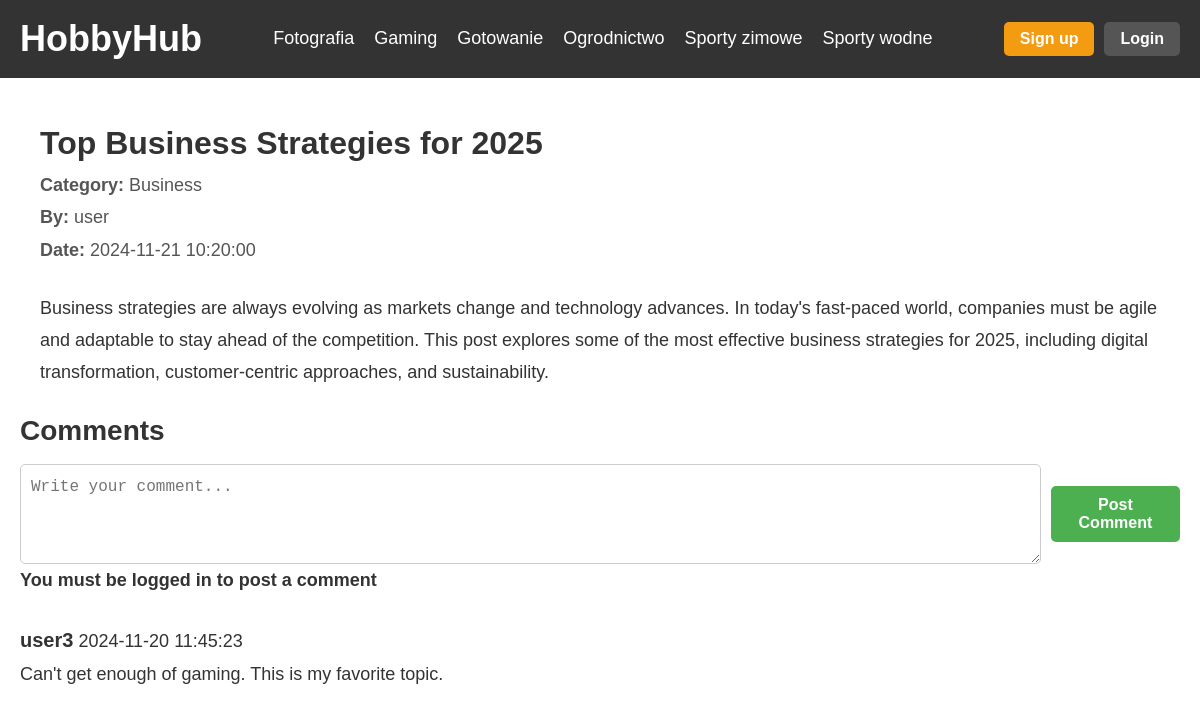
Screenshot of /post.php?id=8 with the database file from the repository.
### tables this page shows
CREATE TABLE `posts` (
  `post_id` int(10) UNSIGNED NOT NULL,
  `user_id` int(10) UNSIGNED NOT NULL,
  `category_id` int(10) UNSIGNED DEFAULT NULL,
  `content` text NOT NULL,
  `created_at` timestamp NOT NULL DEFAULT CURRENT_TIMESTAMP,
  `title` varchar(255) NOT NULL,
  `is_question` tinyint(1) DEFAULT '0',
  `image` longblob
);

CREATE TABLE `categories` (
  `category_id` int(10) UNSIGNED NOT NULL,
  `name` varchar(50) NOT NULL,
  `description` text
);

CREATE TABLE `users` (
  `user_id` int(10) UNSIGNED NOT NULL,
  `username` varchar(50) NOT NULL,
  `full_name` varchar(100) NOT NULL,
  `email` varchar(100) NOT NULL,
  `password_hash` varchar(255) NOT NULL,
  `created_at` timestamp NOT NULL DEFAULT CURRENT_TIMESTAMP,
  `bio` text,
  `profile_picture` longblob
);

CREATE TABLE `comments` (
  `comment_id` int(10) UNSIGNED NOT NULL,
  `post_id` int(10) UNSIGNED NOT NULL,
  `user_id` int(10) UNSIGNED NOT NULL,
  `content` text NOT NULL,
  `created_at` timestamp NOT NULL DEFAULT CURRENT_TIMESTAMP
);

### post.php (the view, shortened to what this page needs)
<?php
include 'db_connection.php';
$isLoggedIn = isset($_SESSION['user_id']);
$post_id = isset($_GET['id']) ? (int) $_GET['id'] : 0;
if ($post_id > 0) {
    $sql = "SELECT p.post_id, p.title, p.created_at, p.content, p.image, u.username, c.name AS category_name, p.is_question
            FROM posts p
            LEFT JOIN users u ON p.user_id = u.user_id
            LEFT JOIN categories c ON p.category_id = c.category_id
            WHERE p.post_id = $post_id";
    $result = $conn->query($sql);
    if ($result->num_rows > 0) {
        $row = $result->fetch_assoc();
    } else {
        echo "<p>Post not found.</p>";
        exit;
    }
    $comments_sql = "SELECT c.content, c.created_at, u.username
                     FROM comments c
                     LEFT JOIN users u ON c.user_id = u.user_id
                     WHERE c.post_id = $post_id
                     ORDER BY c.created_at DESC";
    $comments_result = $conn->query($comments_sql);
} else {
    echo "<p>Invalid post ID.</p>";
    exit;
}
?>
<!DOCTYPE html>
<html lang="en">
<head>
    <link rel="stylesheet" href="glowna.css">
    <link rel="stylesheet" href="post.css">
</head>
<body>
  <header>
    <nav class="navbar">
      <div class="logo">
        <h1><a href="index.php">HobbyHub</a></h1>
      </div>
      <ul class="nav-links">
        <li><a href="#">Fotografia</a></li>
        <li><a href="#">Gaming</a></li>
        <li><a href="#">Gotowanie</a></li>
        <li><a href="#">Ogrodnictwo</a></li>
        <li><a href="#">Sporty zimowe</a></li>
        <li><a href="#">Sporty wodne</a></li>
      </ul>
      <div class="auth-buttons">
        <?php if ($isLoggedIn): ?>
          <span class="welcome-message"><?php echo htmlspecialchars($_SESSION['username']); ?></span>
            <form method="POST" style="display: inline;">
                <button type="submit" name="logout" class="btn logout-btn">Log out</button>
            </form>
        <?php else: ?>
            <button class="btn register-btn" onclick="window.location.href='register.php'">Sign up</button>
            <button class="btn login-btn" onclick="window.location.href='login.php'">Login</button>
        <?php endif; ?>
      </div>
    </nav>
  </header>
  <main class="container">
    <div class="post-details">
      <div class="post-header">
        <div class="post-info">
          <h1><?php echo htmlspecialchars($row['title'], ENT_QUOTES, 'UTF-8'); ?></h1>
          <p><strong>Category:</strong> <?php echo htmlspecialchars($row['category_name'], ENT_QUOTES, 'UTF-8'); ?></p>
          <p><strong>By:</strong> <?php echo htmlspecialchars($row['username'], ENT_QUOTES, 'UTF-8'); ?></p>
          <p><strong>Date:</strong> <?php echo htmlspecialchars($row['created_at'], ENT_QUOTES, 'UTF-8'); ?></p>
        </div>
      </div>
      <br>
      <p><?php echo nl2br(htmlspecialchars($row['content'], ENT_QUOTES, 'UTF-8')); ?></p>
    </div>
<div class="comments-section">
  <h2>Comments</h2>
    <form method="POST" class="comment-form">
      <textarea name="comment_content" placeholder="Write your comment..." required class="comment-input"></textarea>
      <button type="submit" name="submit_comment" class="btn comment-btn">Post Comment</button>
    </form>
  <?php if (!$isLoggedIn): ?>
    <p class="login-prompt"><strong>You must be logged in to post a comment</strong></p>
  <?php endif; ?>
  <br>
  <?php if ($comments_result->num_rows > 0): ?>
    <?php while ($comment = $comments_result->fetch_assoc()): ?>
      <div class="comment">
        <p><strong><?php echo htmlspecialchars($comment['username'], ENT_QUOTES, 'UTF-8'); ?></strong> <?php echo htmlspecialchars($comment['created_at'], ENT_QUOTES, 'UTF-8'); ?></p>
        <p><?php echo nl2br(htmlspecialchars($comment['content'], ENT_QUOTES, 'UTF-8')); ?></p>
      </div>
      <br>
    <?php endwhile; ?>
  <?php else: ?>
    <p>No comments yet. Be the first to comment!</p>
  <?php endif; ?>
</div>
  </main>
</body>
</html>

### glowna.css (style rules this page uses)
* { margin: 0; padding: 0; box-sizing: border-box; }
body { font-family: Arial, sans-serif; line-height: 1.6; color: #333; }
header { width: 100%; background-color: #333; color: #fff; }
.navbar { display: flex; justify-content: space-between; align-items: center; padding: 10px 20px; }
.nav-links { list-style: none; display: flex; gap: 20px; }
.nav-links li { position: relative; }
.nav-links a { text-decoration: none; color: #fff; font-size: 18px; transition: color 0.3s ease; }
.nav-links li::after { content: ""; position: absolute; bottom: -5px; left: 0; width: 0; height: 3px; background-color: #f39c12; transition: width 0.3s ease; }
.container { max-width: 1200px; margin: 0 auto; padding: 20px; }
.container h2 { font-size: 28px; margin-bottom: 10px; color: #333; }
.container p { font-size: 18px; line-height: 1.8; }
.auth-buttons { display: flex; gap: 10px; }
.btn { padding: 8px 16px; font-size: 16px; font-weight: bold; border: none; border-radius: 5px; cursor: pointer; transition: background-color 0.3s ease, transform 0.2s ease; }
.register-btn { background-color: #f39c12; color: #fff; }
.login-btn { background-color: #555; color: #fff; }
.logo a { color: white; text-decoration: none; font-size: 36px; font-weight: bold; font-family: "Arial", sans-serif; transition: color 0.3s ease, transform 0.3s ease; }

### post.css (style rules this page uses)
.post-details { margin: 0 auto; padding: 20px; }
.post-header { display: flex; align-items: flex-start; gap: 20px; }
.post-info h1 { font-size: 32px; color: #333; }
.post-info p { font-size: 18px; color: #555; }
.comment p strong { font-size: 20px; font-weight: bold; color: #333; }
.comment-form { display: flex; justify-content: space-between; align-items: center; gap: 10px; }
.comment-form .comment-input { width: 100%; max-width: calc(100% - 120px); padding: 10px; font-size: 16px; box-sizing: border-box; height: 100px; resize: vertical; text-align: left; vertical-align: top; line-height: 1.5; border: 1px solid #ccc; border-radius: 5px; }
.comment-form .comment-btn { padding: 10px 15px; font-size: 16px; background-color: #4CAF50; color: white; border: none; cursor: pointer; }

### rows the page displays
posts: title "Top Business Strategies for 2025", category.name "Business", user.username "user", created_at "2024-11-21 10:20:00", content "Business strategies are always evolving as markets change and technology advances. In today's fast-paced world, companies must be agile and adaptable to stay ahead of the competition. This post explores some of the most effective business strategies for 2025, including digital transformation, customer-centric approaches, and sustainability."
comments: user.username "user3", created_at "2024-11-20 11:45:23", content "Can't get enough of gaming. This is my favorite topic."
